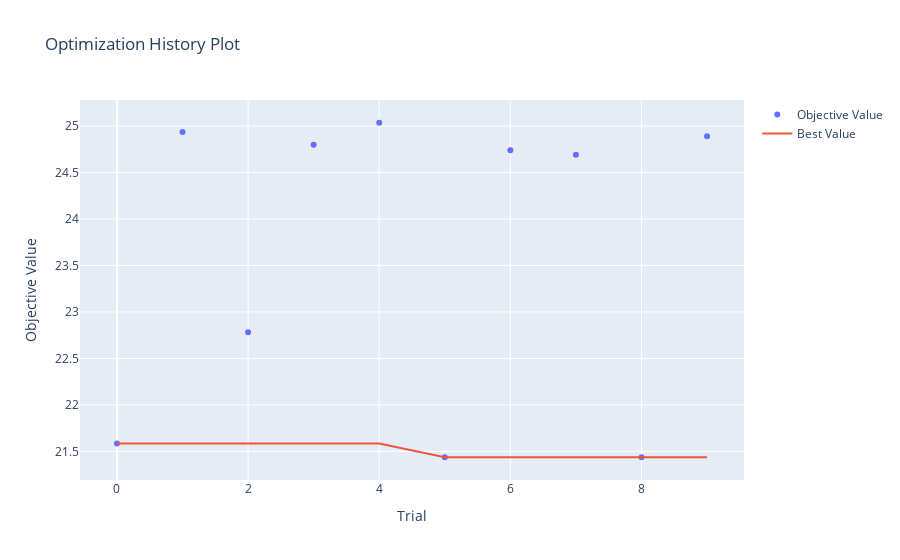

The notebook cell saved with this chart:
### Code cell
optuna.visualization.plot_optimization_history(study)

### Figure 1 — Plotly figure (JSON) as saved in the notebook; plotly's stock layout.template omitted (floating-point values rounded to 4 significant figures)
{"data": [{"mode": "markers", "name": "Objective Value", "type": "scatter", "x": [0, 1, 2, 3, 4, 5, 6, 7, 8, 9], "y": [21.59, 24.93, 22.78, 24.8, 25.04, 21.44, 24.74, 24.69, 21.44, 24.89]}, {"mode": "lines", "name": "Best Value", "type": "scatter", "x": [0, 1, 2, 3, 4, 5, 6, 7, 8, 9], "y": [21.59, 21.59, 21.59, 21.59, 21.59, 21.44, 21.44, 21.44, 21.44, 21.44]}, {"marker": {"color": "#cccccc"}, "mode": "markers", "name": "Infeasible Trial", "showlegend": false, "type": "scatter", "x": [], "y": []}], "layout": {"title": {"text": "Optimization History Plot"}, "xaxis": {"title": {"text": "Trial"}}, "yaxis": {"title": {"text": "Objective Value"}}}}
